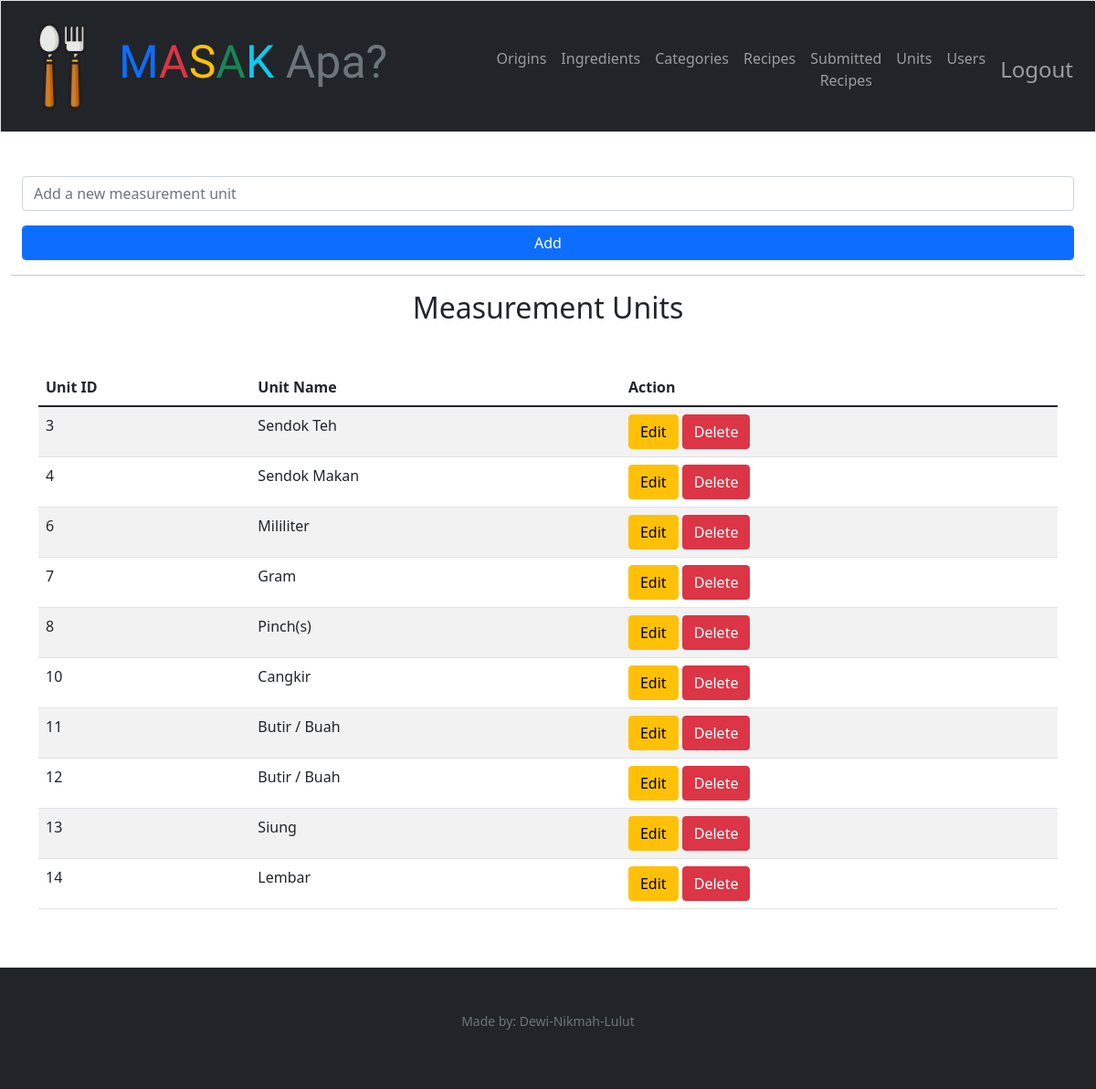
Before: /admin/units (signed in) with the older database file.
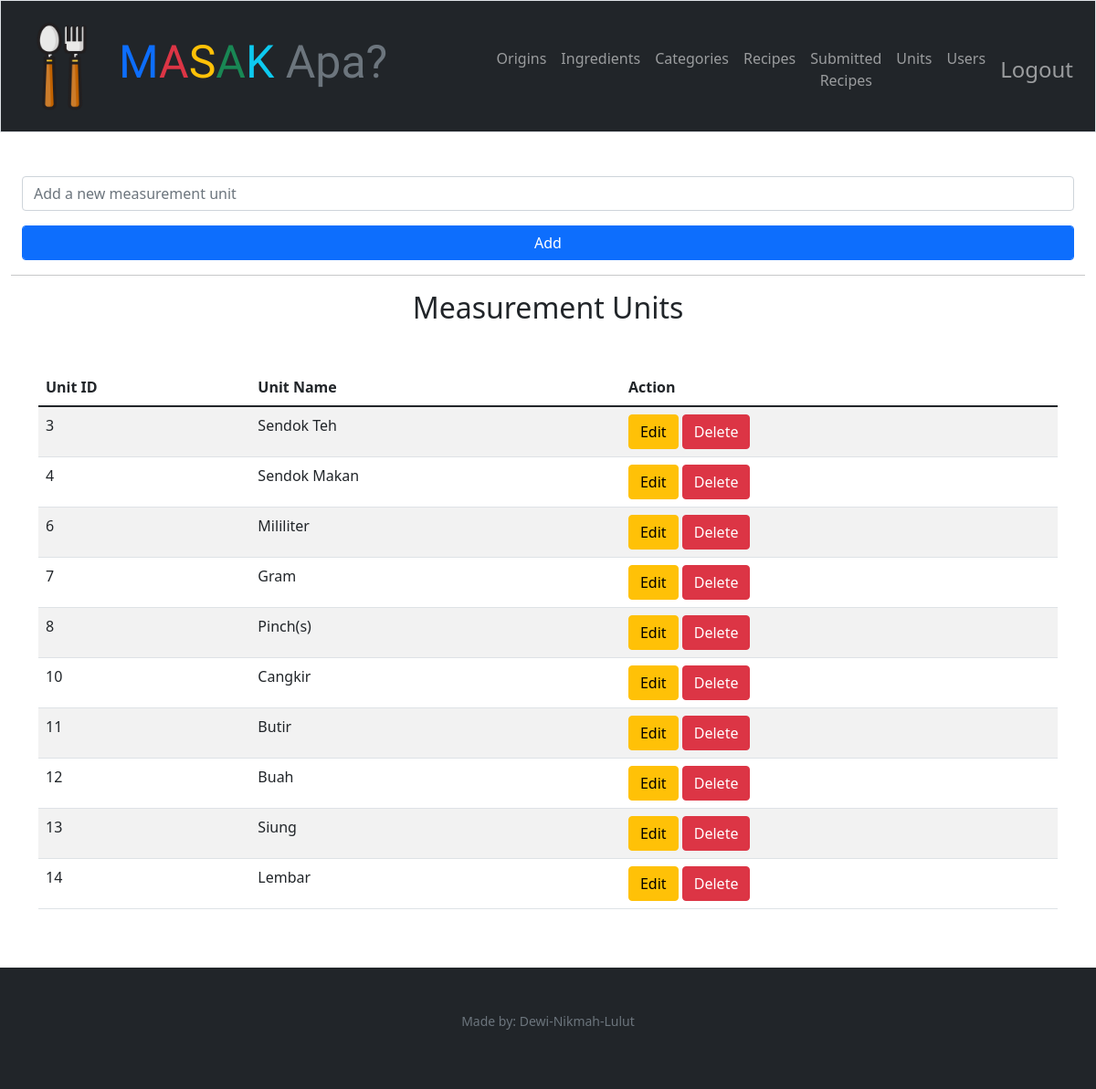
After: the same page with the newer database file.
### tables this page shows
CREATE TABLE "units" (
	"id"	integer NOT NULL,
	"name"	varchar NOT NULL,
	"created_at"	datetime DEFAULT CURRENT_TIMESTAMP,
	"updated_at"	datetime DEFAULT CURRENT_TIMESTAMP,
	PRIMARY KEY("id" AUTOINCREMENT)
);

### app.py (the view, shortened to what this page needs)
@app.route("/admin/units", methods=["GET", "POST"])
@login_admin_required
def units():
    if request.method == "GET":
        units = db.execute("select id, name from units")
        return render_template("/admin/units.html", units = units)

### app.py (called while the page is built)
@app.after_request
def after_request(response):
    response.headers["Cache-Control"] = "no-cache, no-store, must-revalidate"
    response.headers["Expires"] = 0
    response.headers["Pragma"] = "no-cache"
    return response

### helpers.py (called while the page is built)
def login_admin_required(f):
    @wraps(f)
    def decorated_function(*args, **kwargs):
        if session.get("role") != 'admin':
            return redirect("/login")
        return f(*args, **kwargs)
    return decorated_function

### templates/admin/units.html (shortened to what this page needs)
{% extends "layout_admin.html" %}
{% block main %}
<div class="container-fluid mb-3">
    <form action="/admin/units" method="post">
        <div class="mb-3">
            <input autocomplete="off" autofocus class="form-control" id="origin" name="unit" placeholder="Add a new measurement unit" type="text">
        </div>
        <div class="mb-3">
            <button class="btn btn-primary form-control" type="submit">Add</button>
        </div>
    </form>
</div>
<hr>
<div class="container-sm mt-3">
    <h2 class="text-center">Measurement Units</h2>
    <table class="table table-striped table-hover">
        <thead>
            <tr>
                <th>Unit ID</th>
                <th>Unit Name</th>
                <th>Action</th>
            </tr>
        </thead>
        <tbody>
            {% for unit in units %}
            <tr>
                <td>{{ unit["id"] }}</td>
                <td>{{ unit["name"] }}</td>
                <td>
                    <a href="/admin/units/{{ unit['id'] }}/edit" class="btn btn-warning">Edit</a>
                    <a href="/admin/units/{{ unit['id'] }}/delete" onclick="return confirm('Are you sure you want to delete this item?');" class="btn btn-danger">Delete</a>
                </td>
            </tr>
            {% endfor %}
        </tbody>
    </table>
</div>
{% endblock %}

### templates/layout_admin.html (shortened to what this page needs)
<!DOCTYPE html>
<html lang="en">
  <head>
    <link
      href="https://cdn.jsdelivr.net/npm/bootstrap@5.1.3/dist/css/bootstrap.min.css"
      rel="stylesheet"
    />
    <link href="/static/style.css" rel="stylesheet" />
  </head>
  <body>
    <nav
      class="bg-dark border navbar navbar-expand-md navbar-dark p-3 shadow-5-strong"
    >
      <div class="mx-auto d-sm-flex d-block flex-sm-nowrap">
        <a
          class="navbar-brand"
          style="font-family: 'Barrio'; font-size: 50px"
          href="/admin"
        >
          <img src="/static/img/spoon-and-fork.png" style="width: 20%" />
          <span class="blue text-primary">M</span
          ><span class="red text-danger">A</span
          ><span class="yellow text-warning">S</span
          ><span class="green text-success">A</span
          ><span class="BLACK text-info">K</span>
          <span class="text-muted">Apa?</span></a
        >
        <div class="collapse text-center navbar-collapse" id="navbar">
          {% if session["user_id"] %}
          <ul class="navbar-nav me-auto mt-2">
            <li class="nav-item">
              <a class="nav-link" href="/admin/origins">Origins</a>
            </li>
            <li class="nav-item">
              <a class="nav-link" href="/admin/ingredients">Ingredients</a>
            </li>
            <li class="nav-item">
              <a class="nav-link" href="/admin/categories">Categories</a>
            </li>
            <li class="nav-item">
              <a class="nav-link" href="/admin/recipes">Recipes</a>
            </li>
            <li class="nav-item">
              <a class="nav-link" href="/admin/recipes/submitted">Submitted Recipes</a>
            </li>
            <li class="nav-item">
              <a class="nav-link" href="/admin/units">Units</a>
            </li>
            <li class="nav-item">
              <a class="nav-link" href="/admin/users">Users</a>
            </li>
          </ul>
          <ul class="navbar-nav ms-auto mt-2">
            <li class="nav-item">
              <a class="nav-link text-big" href="/logout">Logout</a>
            </li>
          </ul>
          {% endif %}
        </div>
      </div>
    </nav>
    <main class="container-fluid py-5">{% block main %}{% endblock %}</main>
    <footer class="mb-0 p-5 small text-center text-muted bg-dark">
      <p>Made by: Dewi-Nikmah-Lulut</p>
    </footer>
  </body>
</html>

### static/style.css (style rules this page uses)
.navbar { transition: 1s; }
nav .navbar-brand { font-size: xx-large; }
.text-big { font-size: 150%; }

Changed rows visible on the page:
changed units id 11: name "Butir / Buah" → "Butir"
changed units id 12: name "Butir / Buah" → "Buah"
